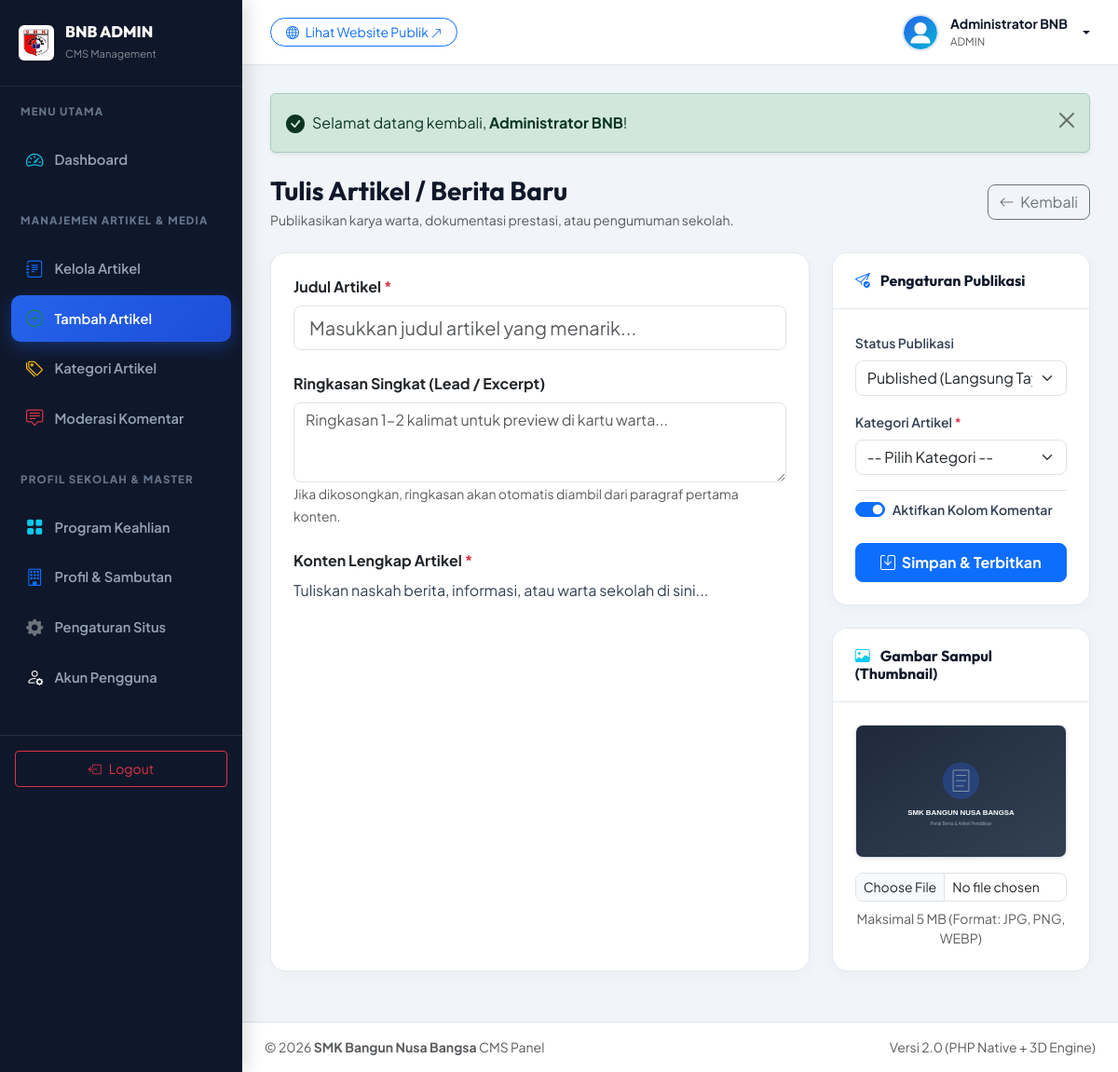
The app's page /admin/artikel-tambah.php (signed in) with its own data.
### tables this page shows
CREATE TABLE IF NOT EXISTS `users` (
  `id` INT AUTO_INCREMENT PRIMARY KEY,
  `username` VARCHAR(50) NOT NULL UNIQUE,
  `password` VARCHAR(255) NOT NULL,
  `nama_lengkap` VARCHAR(100) NOT NULL,
  `email` VARCHAR(100) NOT NULL,
  `role` ENUM('admin', 'editor') DEFAULT 'admin',
  `foto` VARCHAR(255) DEFAULT 'default-avatar.png',
  `created_at` DATETIME DEFAULT CURRENT_TIMESTAMP
);

CREATE TABLE IF NOT EXISTS `school_profile` (
  `id` INT AUTO_INCREMENT PRIMARY KEY,
  `nama_sekolah` VARCHAR(150) NOT NULL DEFAULT 'SMK Bangun Nusa Bangsa',
  `slogan` VARCHAR(255) NOT NULL DEFAULT 'Mencetak Generasi Unggul, Terampil, Berkarakter & Siap Kerja',
  `sambutan_kepsek` TEXT NOT NULL,
  `nama_kepsek` VARCHAR(100) NOT NULL DEFAULT 'Drs. H. Mulyadi, M.Kom',
  `foto_kepsek` VARCHAR(255) DEFAULT 'kepsek.jpg',
  `sejarah` LONGTEXT NOT NULL,
  `visi` TEXT NOT NULL,
  `misi` TEXT NOT NULL,
  `alamat` TEXT NOT NULL,
  `email` VARCHAR(100) NOT NULL,
  `telepon` VARCHAR(50) NOT NULL,
  `whatsapp` VARCHAR(50) NOT NULL,
  `maps_embed` TEXT NULL,
  `facebook` VARCHAR(255) NULL,
  `instagram` VARCHAR(255) NULL,
  `youtube` VARCHAR(255) NULL
);

### admin/artikel-tambah.php (the view, shortened to what this page needs)
<?php
require_once __DIR__ . '/includes/header.php';
?>
<div class="d-flex justify-content-between align-items-center mb-4">
  <div>
    <h3 class="fw-bold mb-1">Tulis Artikel / Berita Baru</h3>
    <p class="text-muted small mb-0">Publikasikan karya warta, dokumentasi prestasi, atau pengumuman sekolah.</p>
  </div>
  <a href="<?= $baseUrl ?>/admin/artikel.php" class="btn btn-outline-secondary rounded-3">
    <i class="bi bi-arrow-left me-1"></i> Kembali
  </a>
</div>
<form action="<?= $baseUrl ?>/admin/artikel-tambah.php" method="POST" enctype="multipart/form-data" id="articleForm">
  <div class="row g-4">
    <div class="col-lg-8">
      <div class="admin-card mb-4">
        <div class="admin-card-body">
          <div class="mb-4">
            <label for="judul" class="form-label fw-bold text-dark">Judul Artikel <span class="text-danger">*</span></label>
            <input type="text" class="form-control form-control-lg rounded-3" id="judul" name="judul" placeholder="Masukkan judul artikel yang menarik..." required autofocus>
          </div>
          <div class="mb-4">
            <label for="ringkasan" class="form-label fw-bold text-dark">Ringkasan Singkat (Lead / Excerpt)</label>
            <textarea class="form-control rounded-3" id="ringkasan" name="ringkasan" rows="3" placeholder="Ringkasan 1-2 kalimat untuk preview di kartu warta..."></textarea>
            <small class="text-muted">Jika dikosongkan, ringkasan akan otomatis diambil dari paragraf pertama konten.</small>
          </div>
          <div class="mb-3">
            <label class="form-label fw-bold text-dark">Konten Lengkap Artikel <span class="text-danger">*</span></label>
            <div id="quill-editor" style="height: 380px; background: #ffffff;">
              <p>Tuliskan naskah berita, informasi, atau warta sekolah di sini...</p>
            </div>
          </div>
        </div>
      </div>
    </div>
    <div class="col-lg-4">
      <div class="admin-card mb-4">
        <div class="admin-card-header">
          <h6 class="fw-bold mb-0"><i class="bi bi-send-check text-primary me-2"></i> Pengaturan Publikasi</h6>
        </div>
        <div class="admin-card-body">
          <div class="mb-3">
            <label for="status" class="form-label fw-semibold small">Status Publikasi</label>
            <select name="status" id="status" class="form-select rounded-3">
              <option value="published" selected>Published (Langsung Tayang)</option>
            </select>
          </div>
          <div class="mb-3">
            <label for="category_id" class="form-label fw-semibold small">Kategori Artikel <span class="text-danger">*</span></label>
            <select name="category_id" id="category_id" class="form-select rounded-3" required>
              <option value="">-- Pilih Kategori --</option>
            </select>
          </div>
          <div class="form-check form-switch mt-3 pt-2 border-top">
            <input class="form-check-input" type="checkbox" role="switch" id="allow_comments" name="allow_comments" value="1" checked>
            <label class="form-check-label fw-semibold small" for="allow_comments">
              Aktifkan Kolom Komentar
            </label>
          </div>
          <div class="d-grid mt-4">
            <button type="submit" class="btn btn-primary py-2 rounded-3 fw-bold">
              <i class="bi bi-save me-1"></i> Simpan &amp; Terbitkan
            </button>
          </div>
        </div>
      </div>
      <div class="admin-card">
        <div class="admin-card-header">
          <h6 class="fw-bold mb-0"><i class="bi bi-image text-info me-2"></i> Gambar Sampul (Thumbnail)</h6>
        </div>
        <div class="admin-card-body text-center">
          <div class="mb-3">
            <img id="image-preview" src="<?= getImageUrl('default-article.svg') ?>" alt="Preview" class="img-fluid rounded-3 border shadow-sm" style="max-height: 180px; width: 100%; object-fit: cover;">
          </div>
          <input type="file" name="gambar_sampul" id="gambar_sampul" class="form-control form-control-sm rounded-3" accept="image/jpeg,image/png,image/webp">
          <small class="text-muted d-block mt-2">Maksimal 5 MB (Format: JPG, PNG, WEBP)</small>
        </div>
      </div>
    </div>
  </div>
</form>
<?php require_once __DIR__ . '/includes/footer.php'; ?>

### admin/includes/header.php (shortened to what this page needs)
<?php
require_once __DIR__ . '/../../config/functions.php';
$user = getAuthUser();
$school = getSchoolProfile();
$baseUrl = getBaseUrl();
$currentAdminPage = basename($_SERVER['PHP_SELF'], '.php');
?>
<!DOCTYPE html>
<html lang="id">
<head>
  <link href="https://cdn.jsdelivr.net/npm/bootstrap@5.3.3/dist/css/bootstrap.min.css" rel="stylesheet">
  <link rel="stylesheet" href="https://cdn.jsdelivr.net/npm/bootstrap-icons@1.11.3/font/bootstrap-icons.min.css">
  <link href="https://cdn.jsdelivr.net/npm/quill@2.0.2/dist/quill.snow.css" rel="stylesheet">
  <link rel="stylesheet" href="<?= $baseUrl ?>/assets/css/admin.css">
</head>
<body class="admin-body">
  <aside class="admin-sidebar">
    <a href="<?= $baseUrl ?>/admin/index.php" class="sidebar-brand">
      <img src="<?= $baseUrl ?>/assets/images/logo-smk.jpg" alt="Logo SMK" style="width: 38px; height: 38px; object-fit: contain;" class="rounded-2 p-1 bg-white shadow-sm">
      <div>
        <div style="font-family: 'Outfit'; font-weight: 800; font-size: 1.05rem; line-height: 1.2;">BNB ADMIN</div>
        <small class="text-white-50" style="font-size: 0.7rem;">CMS Management</small>
      </div>
    </a>
    <div class="sidebar-heading">Menu Utama</div>
    <ul class="sidebar-nav">
      <li class="nav-item">
        <a href="<?= $baseUrl ?>/admin/index.php" class="nav-link <?= $currentAdminPage === 'index' ? 'active' : '' ?>">
          <i class="bi bi-speedometer2 text-info"></i>
          <span>Dashboard</span>
        </a>
      </li>
    </ul>
    <div class="sidebar-heading">Manajemen Artikel &amp; Media</div>
    <ul class="sidebar-nav">
      <li class="nav-item">
        <a href="<?= $baseUrl ?>/admin/artikel.php" class="nav-link <?= in_array($currentAdminPage, ['artikel', 'artikel-edit']) ? 'active' : '' ?>">
          <i class="bi bi-journal-text text-primary"></i>
          <span>Kelola Artikel</span>
        </a>
      </li>
      <li class="nav-item">
        <a href="<?= $baseUrl ?>/admin/artikel-tambah.php" class="nav-link <?= $currentAdminPage === 'artikel-tambah' ? 'active' : '' ?>">
          <i class="bi bi-plus-circle text-success"></i>
          <span>Tambah Artikel</span>
        </a>
      </li>
      <li class="nav-item">
        <a href="<?= $baseUrl ?>/admin/kategori.php" class="nav-link <?= $currentAdminPage === 'kategori' ? 'active' : '' ?>">
          <i class="bi bi-tags text-warning"></i>
          <span>Kategori Artikel</span>
        </a>
      </li>
      <li class="nav-item">
        <a href="<?= $baseUrl ?>/admin/komentar.php" class="nav-link <?= $currentAdminPage === 'komentar' ? 'active' : '' ?>">
          <i class="bi bi-chat-square-text text-danger"></i>
          <span>Moderasi Komentar</span>
        </a>
      </li>
    </ul>
    <div class="sidebar-heading">Profil Sekolah &amp; Master</div>
    <ul class="sidebar-nav">
      <li class="nav-item">
        <a href="<?= $baseUrl ?>/admin/jurusan.php" class="nav-link <?= $currentAdminPage === 'jurusan' ? 'active' : '' ?>">
          <i class="bi bi-grid-fill text-info"></i>
          <span>Program Keahlian</span>
        </a>
      </li>
      <li class="nav-item">
        <a href="<?= $baseUrl ?>/admin/profil-sekolah.php" class="nav-link <?= $currentAdminPage === 'profil-sekolah' ? 'active' : '' ?>">
          <i class="bi bi-building text-primary"></i>
          <span>Profil &amp; Sambutan</span>
        </a>
      </li>
      <li class="nav-item">
        <a href="<?= $baseUrl ?>/admin/pengaturan.php" class="nav-link <?= $currentAdminPage === 'pengaturan' ? 'active' : '' ?>">
          <i class="bi bi-gear-fill text-secondary"></i>
          <span>Pengaturan Situs</span>
        </a>
      </li>
      <li class="nav-item">
        <a href="<?= $baseUrl ?>/admin/users.php" class="nav-link <?= $currentAdminPage === 'users' ? 'active' : '' ?>">
          <i class="bi bi-person-gear text-light"></i>
          <span>Akun Pengguna</span>
        </a>
      </li>
    </ul>
    <div class="p-3 mt-4 border-top border-secondary border-opacity-25">
      <a href="<?= $baseUrl ?>/logout.php" class="btn btn-outline-danger btn-sm w-100 py-2 d-flex align-items-center justify-content-center gap-2">
        <i class="bi bi-box-arrow-left"></i> Logout
      </a>
    </div>
  </aside>
  <div class="admin-main">
    <header class="admin-topbar">
      <div class="d-flex align-items-center gap-3">
        <a href="<?= $baseUrl ?>/index.php" target="_blank" class="btn btn-sm btn-outline-primary rounded-pill px-3">
          <i class="bi bi-globe me-1"></i> Lihat Website Publik <i class="bi bi-arrow-up-right small"></i>
        </a>
      </div>
      <div class="d-flex align-items-center gap-3">
        <div class="dropdown">
          <a href="#" class="admin-user-menu dropdown-toggle" data-bs-toggle="dropdown" aria-expanded="false">
            <img src="<?= getImageUrl($user['foto'] ?? 'admin.png', 'default-avatar.svg') ?>" alt="Admin" class="admin-avatar">
            <div class="d-none d-md-block text-start">
              <div class="fw-bold small"><?= htmlspecialchars($user['nama_lengkap']) ?></div>
              <div class="text-muted" style="font-size: 0.72rem; text-transform: uppercase;"><?= htmlspecialchars($user['role']) ?></div>
            </div>
          </a>
        </div>
      </div>
    </header>
    <main class="admin-content">

### admin/includes/footer.php (shortened to what this page needs)
    </main>
    <footer class="py-3 px-4 bg-white border-top text-muted small text-center text-md-start d-flex justify-content-between">
      <div>&copy; <?= date('Y') ?> <strong><?= htmlspecialchars($school['nama_sekolah']) ?></strong> CMS Panel</div>
      <div class="d-none d-md-block">Versi 2.0 (PHP Native + 3D Engine)</div>
    </footer>
  </div>
</body>
</html>

### assets/css/admin.css (style rules this page uses)
:root { --admin-sidebar-w: 260px; --admin-bg: #f1f5f9; --admin-dark: #0f172a; --admin-card: #ffffff; --admin-primary: #2563eb; --admin-secondary: #06b6d4; --admin-success: #10b981; --admin-warning: #f59e0b; --admin-danger: #ef4444; --admin-border: #e2e8f0; }
body.admin-body { font-family: 'Plus Jakarta Sans', sans-serif; background-color: var(--admin-bg); color: #334155; overflow-x: hidden; }
h1, h2, h3, h4, h5, h6 { font-family: 'Outfit', sans-serif; font-weight: 700; color: var(--admin-dark); }
.admin-sidebar { position: fixed; top: 0; left: 0; bottom: 0; width: var(--admin-sidebar-w); background: #0f172a; color: #94a3b8; z-index: 1000; overflow-y: auto; transition: all 0.3s cubic-bezier(0.16, 1, 0.3, 1); box-shadow: 4px 0 20px rgba(0, 0, 0, 0.15); }
.sidebar-brand { padding: 24px 20px; display: flex; align-items: center; gap: 12px; border-bottom: 1px solid rgba(255, 255, 255, 0.08); color: #ffffff; text-decoration: none; }
.sidebar-heading { font-size: 0.72rem; font-weight: 800; letter-spacing: 0.1em; text-transform: uppercase; color: #64748b; padding: 18px 22px 8px; }
.sidebar-nav { list-style: none; padding: 10px 12px; margin: 0; }
.sidebar-nav .nav-item { margin-bottom: 4px; }
.sidebar-nav .nav-link { display: flex; align-items: center; gap: 12px; padding: 11px 16px; color: #94a3b8; font-weight: 600; font-size: 0.92rem; border-radius: 10px; transition: all 0.2s ease; text-decoration: none; }
.sidebar-nav .nav-link i { font-size: 1.15rem; }
.sidebar-nav .nav-link.active { background: linear-gradient(135deg, #2563eb, #1d4ed8); color: #ffffff; box-shadow: 0 6px 18px rgba(37, 99, 235, 0.35); }
.admin-main { margin-left: var(--admin-sidebar-w); min-height: 100vh; display: flex; flex-direction: column; transition: all 0.3s cubic-bezier(0.16, 1, 0.3, 1); }
.admin-topbar { height: 70px; background: #ffffff; border-bottom: 1px solid var(--admin-border); padding: 0 30px; display: flex; align-items: center; justify-content: space-between; box-shadow: 0 2px 10px rgba(0, 0, 0, 0.02); position: sticky; top: 0; z-index: 900; }
.admin-user-menu { display: flex; align-items: center; gap: 12px; text-decoration: none; color: var(--admin-dark); }
.admin-avatar { width: 40px; height: 40px; border-radius: 50%; object-fit: cover; border: 2px solid #e2e8f0; }
.admin-content { padding: 30px; flex-grow: 1; }
.admin-card { background: #ffffff; border-radius: 16px; border: 1px solid var(--admin-border); box-shadow: 0 4px 15px rgba(0, 0, 0, 0.03); margin-bottom: 24px; overflow: hidden; }
.admin-card-header { padding: 20px 24px; border-bottom: 1px solid var(--admin-border); display: flex; align-items: center; justify-content: space-between; background: #ffffff; }
.admin-card-body { padding: 24px; }

### records on screen
users: nama_lengkap "Administrator BNB", role "ADMIN"
school_profile: nama_sekolah "SMK Bangun Nusa Bangsa"

### other values on screen
$message "Selamat datang kembali, Administrator BNB !"
